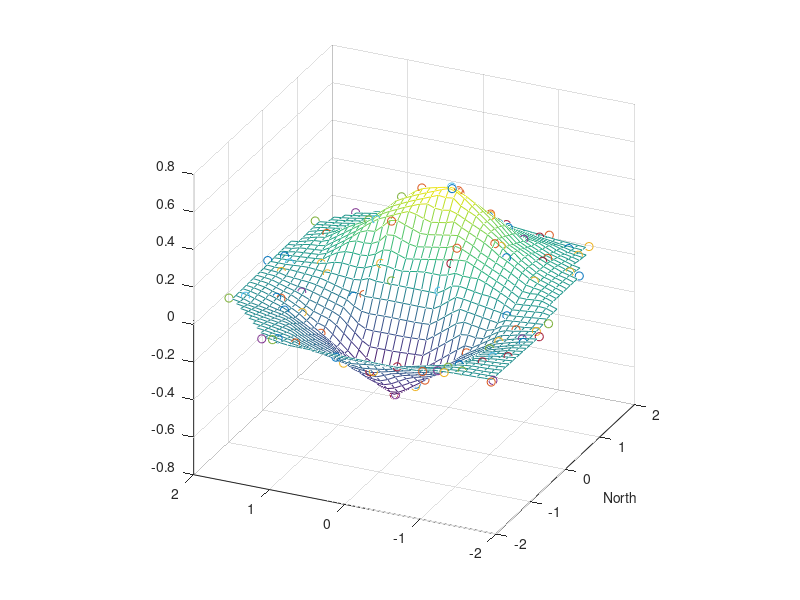

Write the MATLAB code that produced this figure.
% This example demonstrates how to generate graphical output files
% without actually displaying any graphics at all on the screen.
%
% This is particularly useful when you are running MATLAB in batch 
% mode or running MATLAB remotely via a text-only line-mode terminal.  
% In these situations it is not possible to direct output to a graphics 
% screen and so you need to save graphical output into file for viewing 
% them later.
% 

%%  Generate the surface to be plotted 
x=rand(10)*4-2; y=rand(10)*4-2; z=x.*exp( -x.^2-y.^2);
t=-2:0.1:2;
[xx,yy]=meshgrid(t,t);
zz=griddata(x,y,z,xx,yy);

%% Turn Graphics OFF

h1=figure('Visible','off');
% We can manipulate the appearance of the figure via the handle (h1) 
% if we wish to do so. 
% For example to change the background colour:
% set(h1,'Color' , [ 1.0, 1.0, 1.0 ] ;



%% Mesh plot the surface ....
mesh(xx,yy,zz);

% Keep the mesh plot for overlaying subsequent drawing on it.
hold on; 

% and overlay the plot with grid location markers. 
plot3(x,y,z,'o');

% Switch overlaying of graphs off
hold off;

%%  Manipulate axes properties if required.

%If we wish to change axes properties such as axis labels 
% we can get and use the graphics axes handle
%For examle : we need to  to alter the camera position so
ha=gca;
set(ha,'CameraPosition',[-24 -11 5]);
% Or the X axis label
xlabel=text(1.0,1.0 , 'North' ) ;
set( ha,'XLabel', xlabel ) ;

%% Save the figure into a JPEG file

print -djpeg 'test3.jpg'
% and close the figure.
% close all
%% 

%% During a subsequent interactive MATLAB session you can load the 
%  saved image from the file by uncommenting the commands below.
% Read the image.
%    imdata=imread('test.jpg','jpeg');

% Display the imported image
%    h2=figure('Visible','On');
%   image(imdata);